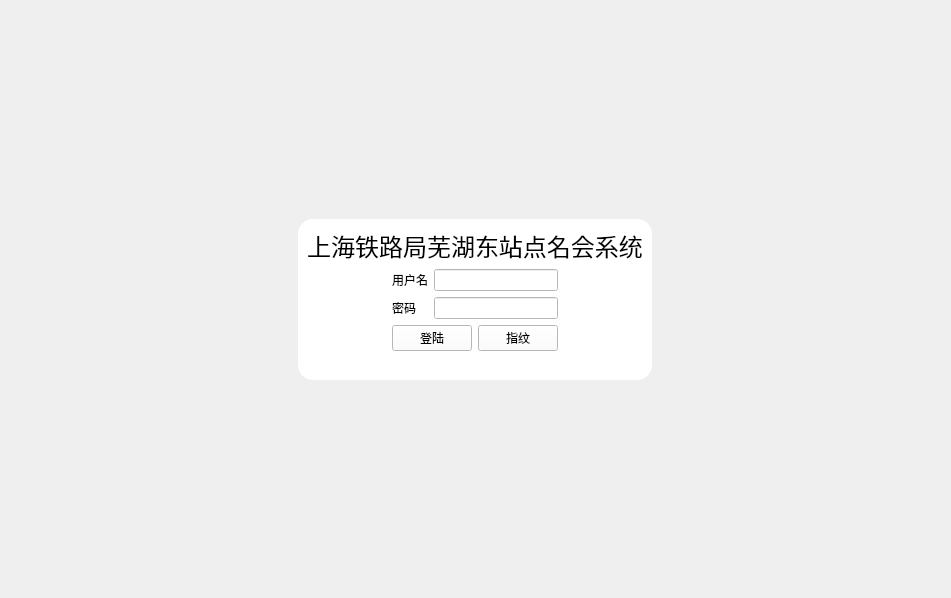
<?xml version="1.0" encoding="UTF-8"?>
<ui version="4.0">
 <class>Form</class>
 <widget class="QWidget" name="Form">
  <property name="geometry">
   <rect>
    <x>0</x>
    <y>0</y>
    <width>951</width>
    <height>598</height>
   </rect>
  </property>
  <property name="sizePolicy">
   <sizepolicy hsizetype="Preferred" vsizetype="Preferred">
    <horstretch>0</horstretch>
    <verstretch>0</verstretch>
   </sizepolicy>
  </property>
  <property name="windowTitle">
   <string>Form</string>
  </property>
  <property name="autoFillBackground">
   <bool>true</bool>
  </property>
  <property name="styleSheet">
   <string notr="true"/>
  </property>
  <layout class="QVBoxLayout" name="verticalLayout_2">
   <item>
    <widget class="QWidget" name="widget" native="true">
     <property name="styleSheet">
      <string notr="true"/>
     </property>
     <layout class="QFormLayout" name="formLayout_2">
      <property name="labelAlignment">
       <set>Qt::AlignCenter</set>
      </property>
      <property name="formAlignment">
       <set>Qt::AlignCenter</set>
      </property>
      <item row="0" column="0">
       <layout class="QHBoxLayout" name="horizontalLayout_3">
        <item>
         <widget class="QWidget" name="gridWidget" native="true">
          <property name="styleSheet">
           <string notr="true">#gridWidget{
background:rgb(255, 255, 255);
border-image:none;
border-radius: 15px;

}
#gridWidget *{
background:rgb(255, 255, 255);
border-image:none;
}</string>
          </property>
          <layout class="QGridLayout" name="gridLayout">
           <item row="1" column="0">
            <layout class="QHBoxLayout" name="horizontalLayout_2">
             <property name="bottomMargin">
              <number>20</number>
             </property>
             <item>
              <spacer name="horizontalSpacer">
               <property name="orientation">
                <enum>Qt::Horizontal</enum>
               </property>
               <property name="sizeHint" stdset="0">
                <size>
                 <width>40</width>
                 <height>20</height>
                </size>
               </property>
              </spacer>
             </item>
             <item>
              <layout class="QVBoxLayout" name="verticalLayout">
               <item>
                <layout class="QFormLayout" name="formLayout">
                 <item row="0" column="0">
                  <widget class="QLabel" name="Label">
                   <property name="text">
                    <string>用户名</string>
                   </property>
                  </widget>
                 </item>
                 <item row="0" column="1">
                  <widget class="QLineEdit" name="username">
                   <property name="sizePolicy">
                    <sizepolicy hsizetype="Minimum" vsizetype="Fixed">
                     <horstretch>0</horstretch>
                     <verstretch>0</verstretch>
                    </sizepolicy>
                   </property>
                  </widget>
                 </item>
                 <item row="1" column="0">
                  <widget class="QLabel" name="Label_2">
                   <property name="text">
                    <string>密码</string>
                   </property>
                  </widget>
                 </item>
                 <item row="1" column="1">
                  <widget class="QLineEdit" name="password">
                   <property name="sizePolicy">
                    <sizepolicy hsizetype="Minimum" vsizetype="Fixed">
                     <horstretch>0</horstretch>
                     <verstretch>0</verstretch>
                    </sizepolicy>
                   </property>
                   <property name="echoMode">
                    <enum>QLineEdit::Password</enum>
                   </property>
                  </widget>
                 </item>
                </layout>
               </item>
               <item>
                <layout class="QHBoxLayout" name="horizontalLayout">
                 <property name="sizeConstraint">
                  <enum>QLayout::SetMinimumSize</enum>
                 </property>
                 <item>
                  <widget class="QPushButton" name="LoginButton">
                   <property name="text">
                    <string>登陆</string>
                   </property>
                  </widget>
                 </item>
                 <item>
                  <widget class="QPushButton" name="FigureButton">
                   <property name="text">
                    <string>指纹</string>
                   </property>
                  </widget>
                 </item>
                </layout>
               </item>
              </layout>
             </item>
             <item>
              <spacer name="horizontalSpacer_2">
               <property name="orientation">
                <enum>Qt::Horizontal</enum>
               </property>
               <property name="sizeHint" stdset="0">
                <size>
                 <width>40</width>
                 <height>20</height>
                </size>
               </property>
              </spacer>
             </item>
            </layout>
           </item>
           <item row="0" column="0">
            <widget class="QLabel" name="label">
             <property name="sizePolicy">
              <sizepolicy hsizetype="MinimumExpanding" vsizetype="Preferred">
               <horstretch>0</horstretch>
               <verstretch>0</verstretch>
              </sizepolicy>
             </property>
             <property name="text">
              <string>&lt;html&gt;&lt;head/&gt;&lt;body&gt;&lt;p&gt;&lt;span style=&quot; font-size:18pt;&quot;&gt;上海铁路局芜湖东站点名会系统&lt;/span&gt;&lt;/p&gt;&lt;/body&gt;&lt;/html&gt;</string>
             </property>
             <property name="textFormat">
              <enum>Qt::RichText</enum>
             </property>
             <property name="scaledContents">
              <bool>false</bool>
             </property>
             <property name="alignment">
              <set>Qt::AlignCenter</set>
             </property>
             <property name="wordWrap">
              <bool>false</bool>
             </property>
             <property name="margin">
              <number>20</number>
             </property>
            </widget>
           </item>
          </layout>
         </widget>
        </item>
       </layout>
      </item>
     </layout>
    </widget>
   </item>
  </layout>
 </widget>
 <resources>
  <include location="../resource/logo.qrc"/>
 </resources>
 <connections/>
</ui>
